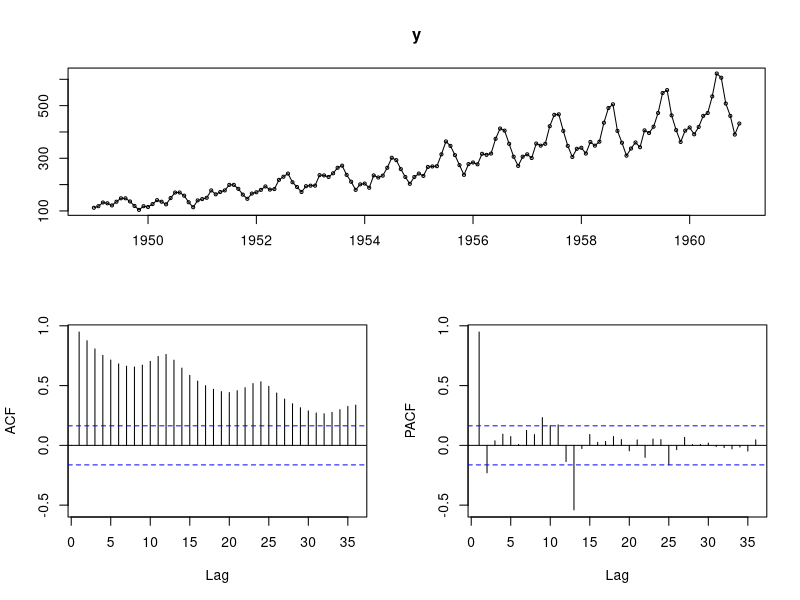
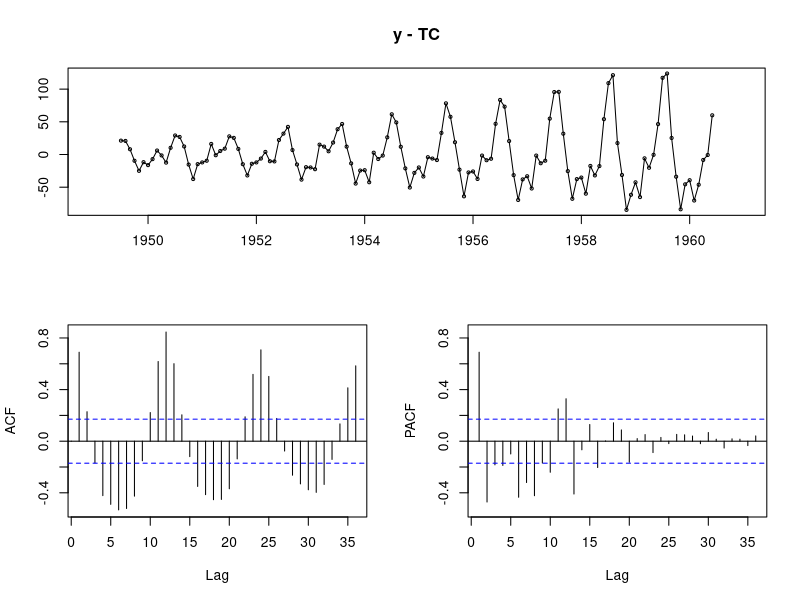
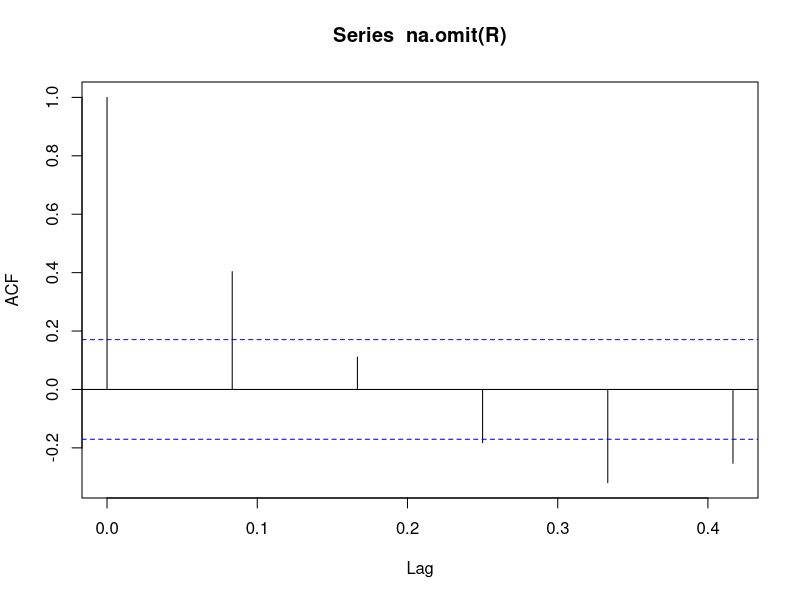
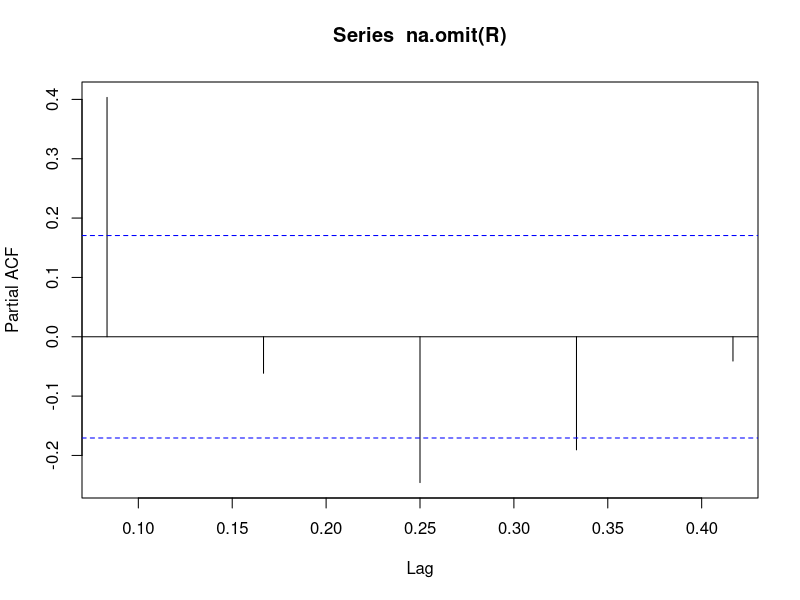
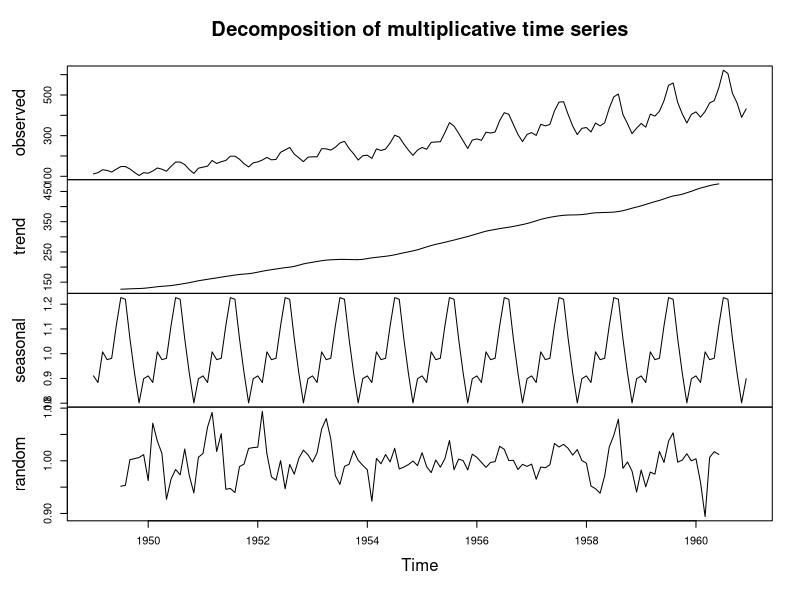
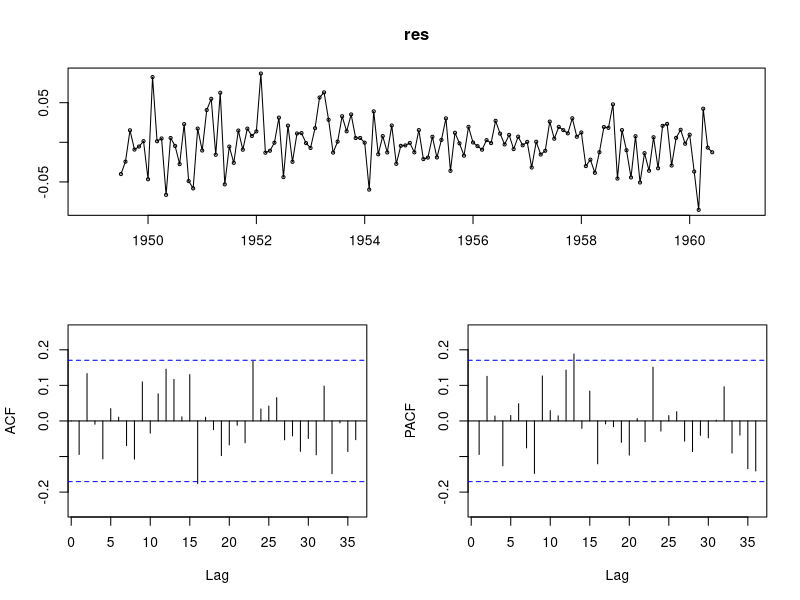
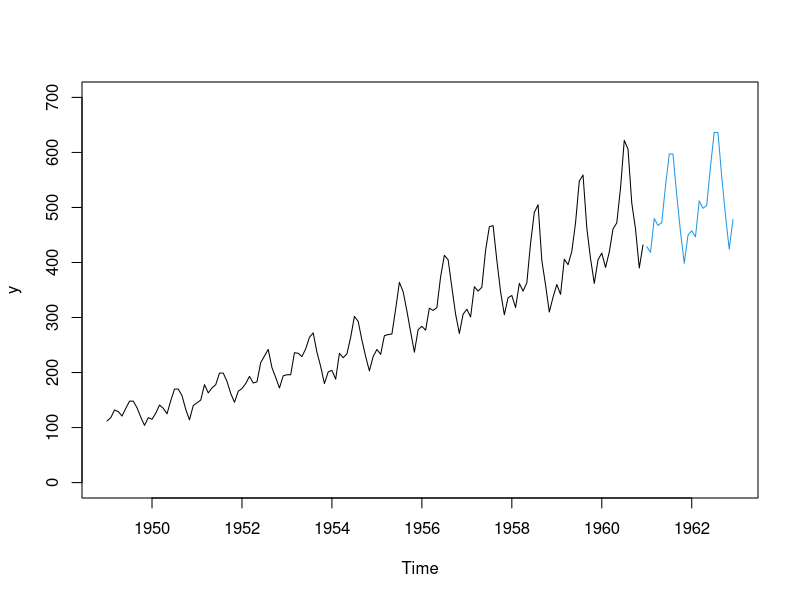
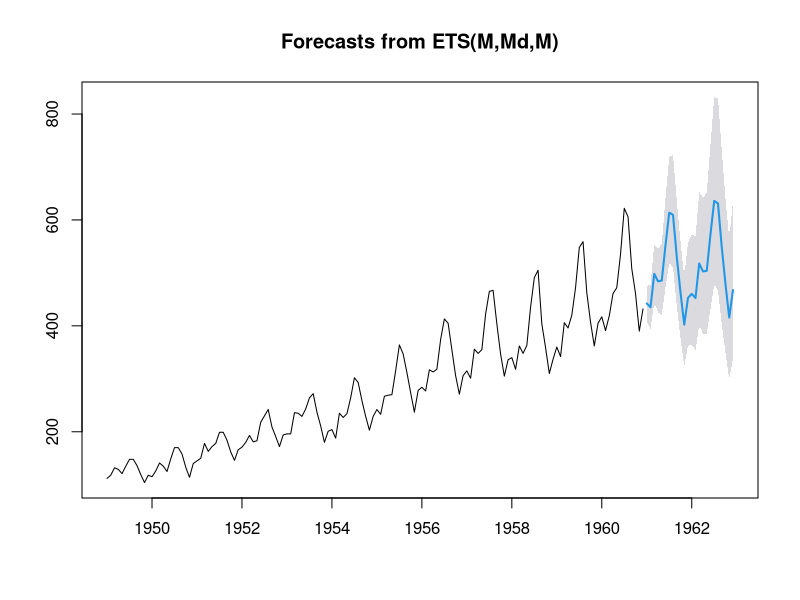

Reproduce these figures in R, in order.
library(forecast)
y = AirPassengers
tsdisplay(y)
library(tseries)
adf.test(y)

# Fitting seasonal component
TC=ma(y,12)
linear_tc = lm(TC~time(y))
#de-trended time series
tsdisplay(y-TC)

pseudo_s = y/TC
matrix_s = matrix(pseudo_s,nrow=12)
S = rowMeans(matrix_s,na.rm=TRUE)

S = S/mean(S)

R=y/(TC*rep(S,12))
acf(na.omit(R), lag.max = 5)
pacf(na.omit(R), lag.max= 5)

m_decomp=decompose(y,type="mult")

plot(m_decomp)


fit=arima(R,order=c(2,0,1))
library(lmtest) # so we can test coefficients for statistical significance
coeftest(fit)
res=residuals(fit)
tsdisplay(res)
Box.test(res,lag=10,t='Ljung-Box')



ftime=seq(1961,length=24,by=deltat(y)) # 24 future months
d_fy=(linear_tc$coef[1]+linear_tc$coef[2]*ftime)*rep(S[1:12],2)


fit=Arima(R,order=c(2,0,1), include.mean=T)
fy=forecast(fit,h=30) # forecasts 6 missing months plus 24 months mo


msef=d_fy*fy$mean[-c(1:6)]



plot(y,xlim=c(time(y)[1],ftime[length(ftime)]),ylim=c(0,700))
lines(ftime, msef, col=4)



m_ets=ets(y,model="MMM")
m_forecast=forecast(ets(y,model="MMM",damped=T),level=95) # 95% confidenc
plot(m_forecast)







